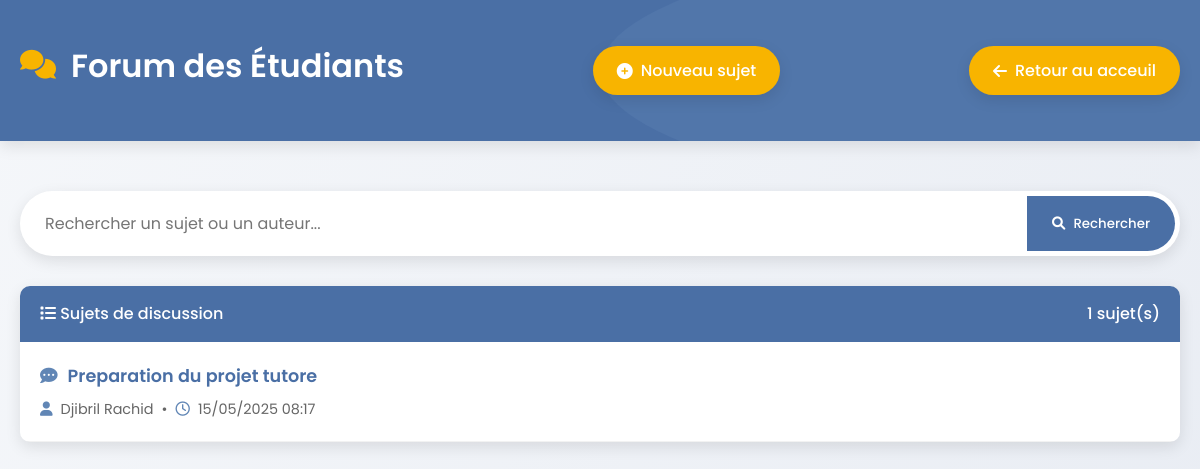
/apps/views/forum/forum.php (signed in), run on the app's committed database.
### tables this page shows
CREATE TABLE `topics` (
  `id` int(11) NOT NULL,
  `user_id` int(11) NOT NULL,
  `title` varchar(255) NOT NULL,
  `created_at` datetime DEFAULT current_timestamp()
);

CREATE TABLE `personne` (
  `id_personne` int(11) NOT NULL,
  `prenom` varchar(50) DEFAULT NULL,
  `nom` varchar(50) DEFAULT NULL,
  `email` varchar(100) DEFAULT NULL,
  `mot_de_passe` varchar(255) DEFAULT NULL,
  `image_profile` varchar(255) DEFAULT NULL,
  `role` varchar(50) DEFAULT NULL,
  `date_inscription` date DEFAULT NULL,
  `dateNaissance` date DEFAULT NULL
);

### apps/views/forum/forum.php (the view, shortened to what this page needs)
<?php
require_once '../../../config/db.php';
$searchQuery = "";
$whereClause = "";
$sql = "SELECT t.id, t.title, t.created_at, u.prenom, u.nom
                FROM topics t
                JOIN personne u ON t.user_id = u.id_personne
                $whereClause
                ORDER BY t.created_at DESC";
try {
    $result = $conn->query($sql);
} catch (Exception $e) {
    echo "Erreur: " . $e->getMessage();
    $result = null;
}
?>
<!DOCTYPE html>
<html lang="fr">
<head>
    <link rel="stylesheet" href="https://cdnjs.cloudflare.com/ajax/libs/font-awesome/6.0.0/css/all.min.css">
    <link rel="stylesheet" href="https://cdnjs.cloudflare.com/ajax/libs/aos/2.3.4/aos.css">
    <link rel="stylesheet" href="../../../public/assets/css/forum.css">
</head>
<body>
    <header>
        <div class="container">
            <h1 class="page-title"><i class="fas fa-comments"></i> Forum des Étudiants</h1>
            <a href="nouveau_sujet.php" class="new-topic-btn">
                <i class="fas fa-plus-circle"></i> Nouveau sujet
            </a>
            <a href="../students/acceuil_etudiant.php" class="new-topic-btn">
                <i class="fas fa-arrow-left"></i> Retour au acceuil
            </a>
        </div>
    </header>
    <div class="container">
        <div class="search-container" data-aos="fade-up">
            <form method="get" action="forum.php">
                <input type="text" name="search" placeholder="Rechercher un sujet ou un auteur..." value="<?= htmlspecialchars($searchQuery) ?>">
                <button type="submit"><i class="fas fa-search"></i> Rechercher</button>
            </form>
        </div>
        <div class="topics-container" data-aos="fade-up" data-aos-delay="200">
            <div class="topics-header">
                <span><i class="fas fa-list"></i> Sujets de discussion</span>
                <span><?= $result && is_object($result) ? $result->num_rows : 0 ?> sujet(s)</span>
            </div>
            <ul class="topics-list">
                <?php if ($result && is_object($result) && $result->num_rows > 0): ?>
                    <?php $delay = 300; ?>
                    <?php while ($row = $result->fetch_assoc()): ?>
                        <li data-aos="fade-right" data-aos-delay="<?= $delay ?>">
                            <a href="discussion.php?id=<?= $row['id'] ?>" class="topic-title">
                                <i class="fas fa-comment-dots"></i> <?= htmlspecialchars($row['title']) ?>
                            </a>
                            <div class="topic-meta">
                                <i class="fas fa-user"></i> <?= htmlspecialchars($row['prenom'] . ' ' . $row['nom']) ?>
                                <span style="margin: 0 8px;">•</span>
                                <i class="far fa-clock"></i> <?= date('d/m/Y H:i', strtotime($row['created_at'])) ?>
                            </div>
                        </li>
                        <?php $delay += 50;  ?>
                    <?php endwhile; ?>
                <?php endif; ?>
            </ul>
        </div>
    </div>
</body>
</html>

### public/assets/css/forum.css (style rules this page uses)
:root { --primary-color: #4a6fa5; --secondary-color: #6186b5; --accent-color: #f8b400; --text-color: #333; --light-gray: #f5f7fa; --white: #ffffff; --shadow: 0 5px 15px rgba(0, 0, 0, 0.1); --transition: all 0.3s ease; }
* { margin: 0; padding: 0; box-sizing: border-box; }
body { font-family: 'Poppins', sans-serif; color: var(--text-color); background: linear-gradient(120deg, #f5f7fa 0%, #e8ecf3 100%); line-height: 1.6; padding: 0; margin: 0; min-height: 100vh; }
.container { max-width: 1200px; margin: 0 auto; padding: 20px; }
header { background-color: var(--primary-color); color: var(--white); padding: 20px 0; box-shadow: var(--shadow); position: relative; overflow: hidden; }
header .container { position: relative; z-index: 2; display: flex; justify-content: space-between; align-items: center; }
header::before { content: ''; position: absolute; top: -50%; right: -50%; width: 100%; height: 200%; background: var(--secondary-color); border-radius: 50%; opacity: 0.3; z-index: 1; }
.page-title { font-size: 2rem; margin-bottom: 10px; font-weight: 600; display: flex; align-items: center; }
.page-title i { margin-right: 15px; font-size: 1.8rem; color: var(--accent-color); }
.new-topic-btn { display: inline-block; padding: 12px 24px; background-color: var(--accent-color); color: var(--white); text-decoration: none; border-radius: 30px; font-weight: 500; box-shadow: var(--shadow); transition: var(--transition); display: flex; align-items: center; }
.new-topic-btn i { margin-right: 8px; }
.search-container { margin: 30px 0; background-color: var(--white); border-radius: 50px; padding: 5px; display: flex; box-shadow: var(--shadow); transition: var(--transition); overflow: hidden; }
.search-container form { display: flex; width: 100%; }
.search-container input { flex-grow: 1; padding: 15px 20px; border: none; outline: none; font-size: 1rem; font-family: 'Poppins', sans-serif; border-radius: 50px 0 0 50px; }
.search-container button { padding: 0 25px; background-color: var(--primary-color); color: white; border: none; border-radius: 0 50px 50px 0; cursor: pointer; font-family: 'Poppins', sans-serif; font-weight: 500; transition: var(--transition); display: flex; align-items: center; }
.search-container button i { margin-right: 8px; }
.topics-container { background-color: var(--white); border-radius: 10px; overflow: hidden; box-shadow: var(--shadow); }
.topics-header { background-color: var(--primary-color); color: var(--white); padding: 15px 20px; display: flex; justify-content: space-between; align-items: center; font-weight: 500; }
.topics-list { list-style-type: none; padding: 0; }
.topics-list li { padding: 20px; border-bottom: 1px solid rgba(0, 0, 0, 0.05); transition: var(--transition); display: flex; flex-direction: column; }
.topic-title { font-weight: 600; font-size: 1.1em; color: var(--primary-color); text-decoration: none; transition: var(--transition); display: flex; align-items: center; }
.topic-title i { margin-right: 10px; color: var(--secondary-color); }
.topic-meta { color: #666; font-size: 0.9em; margin-top: 8px; display: flex; align-items: center; }
.topic-meta i { margin-right: 8px; color: var(--secondary-color); }

### data on the page
topics: title "Preparation du projet tutore", user.nom "Djibril Rachid", created_at "15/05/2025 08:17"

### other printed values
$result->num_rows "1"
